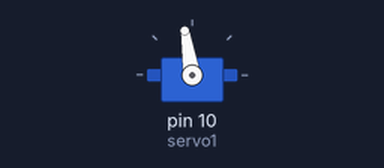
The sketch below on a simulated Arduino Uno, built with avr-gcc and run on an emulated ATmega328P. On the bench: servo. Random numbers use the default seed unless the sketch sets one.

Above: at 1.15 s.
At 11.97 s:
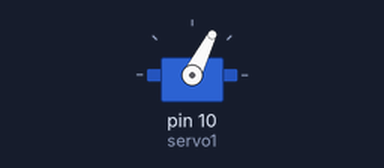
At 18.37 s:
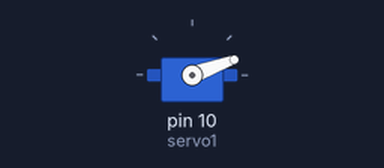
At 35.48 s:
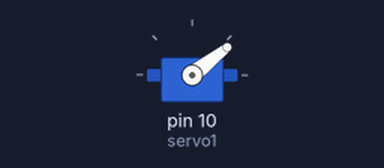
Timing chart, 0 to 40.0 s (numbered marks = the images above):
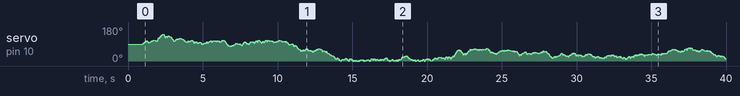

The sketch:

ServoTest.ino
```cpp
/*
  Simple servo tester
  Written by Scott Kildall
  Quick n' Dirty simulator of randomness
*/

#include <Servo.h>

// Built in Arduino Servo library
Servo servo1;

int delayTime = 25;
int servoValue = 90;      // start in the middle
int randomRange = 4;      // max amount of travel per loop, for each side

#define SERIAL_OUT  (0)     // 0 = no serial output, 1 has serial output

void setup(){
 // Attach a servo to pin #10
  servo1.attach(10);

  if( SERIAL_OUT ) {
    Serial.begin(9600);
    Serial.println("Servo Test");
  }

  // set to midpoint
  servo1.write(servoValue);
  delay(1000);

  // seed random number generator
  randomSeed(analogRead(A0));
}


void loop() {
  // some maths to get the right randomnness
  servoValue += random(randomRange * 2 + 1) - randomRange;

  // check for past min or max
  if( servoValue < 0 )
    servoValue = 0;
  else if( servoValue > 180 )
    servoValue = 180;

  // randomize the range
  if( SERIAL_OUT ) {
    Serial.println(servoValue);
  }

  servo1.write(servoValue);
  delay(delayTime);
}
```
